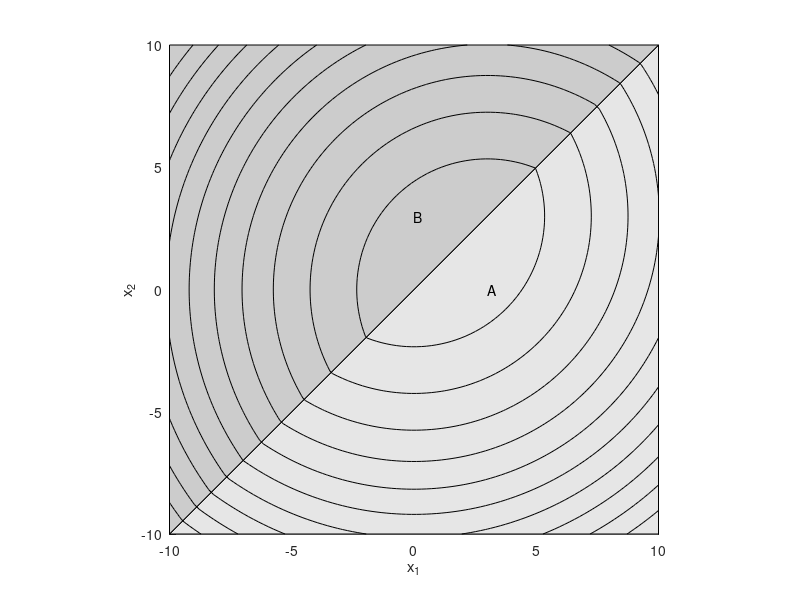

Source code (MATLAB):
%% Ejercicio 2
% Clasificación estadística de patrones.

%% Grafica del clasificador lineal
clc; close all; clear all;

x1 = [-3 -1.5 0.5 -1.5 -3 ];
y1 = [-3 -3   0  3    3 ];

x2 = [-1.5  3  3 0.5];
y2 = [-3   -3  0 0];

x3 = [-1.5 0.5 3 3 ];
y3 = [3 0 0 3 ];

hold on
fill(x1,y1,.9 *[1 1 1])
fill(x2,y2,.8 *[1 1 1])
fill(x3,y3,.7 *[1 1 1])

plot([2 2 -1 -1], [1 -1 1 -1], '*k')
text([2 2 -1 -1], [0.8 -1.2 0.8 -1.2],{'p_1','p_2','p_3','p_4'})
text([-2 1 1], [0 2 -2],{'C_1','C_2','C_3'})

hold off
axis square
xlabel('x_1')
ylabel('x_2')
% legend('C_1', 'C_2', 'C_3', 'Location','EastOutside')


%% Grafica del clasificador gaussiano
clc; close all; clear all;

xA = [-10 10 10];
yA = [-10 -10 10];

xB = [-10 10 -10];
yB = [-10 10 10];

% Genero la grilla
N = 100;
x1 = linspace(-10,10,N);
x2 = linspace(-10,10,N);
[X1, X2] = meshgrid(x1, x2);
g1 = (X1 - 3).^2 + X2.^2;
g2 = X1.^2 + (X2 -3).^2;

hold on
fill(xA,yA,.9 *[1 1 1])
fill(xB,yB,.8 *[1 1 1])
contour(X1,X2,max(g1,g2),'k')

text([3 0], [0 3],{'A','B'})

hold off
axis square
xlabel('x_1')
ylabel('x_2')
% legend('C_1', 'C_2', 'C_3', 'Location','EastOutside')
